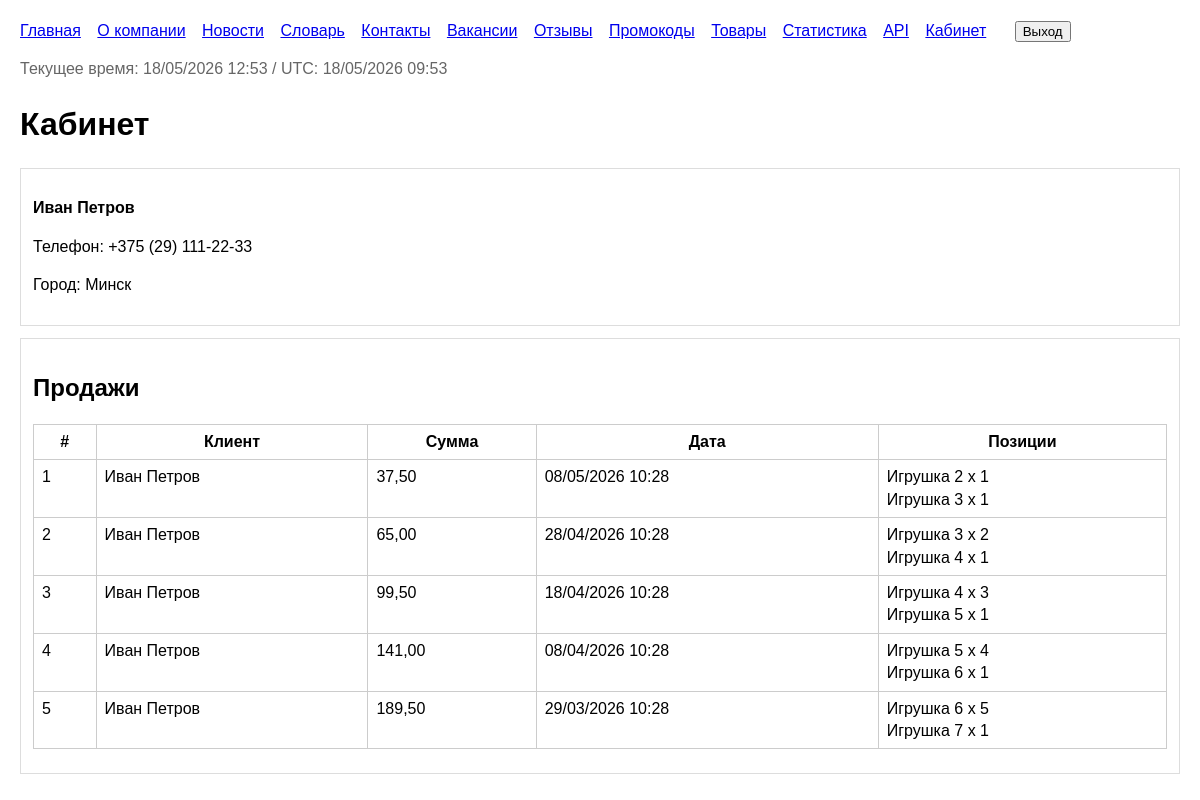
Page /dashboard/ (signed in) on the committed database.
### catalog/models.py (models this page shows, shortened)
class TimeStampedModel(models.Model):
    created_at = models.DateTimeField(auto_now_add=True)
    updated_at = models.DateTimeField(auto_now=True)
    class Meta:
        abstract = True

class Client(TimeStampedModel):
    user = models.OneToOneField(User, on_delete=models.SET_NULL, null=True, blank=True, related_name='client_profile')
    full_name = models.CharField(max_length=200)
    phone = models.CharField(max_length=20, validators=[PHONE_VALIDATOR])
    city = models.CharField(max_length=120)
    address = models.CharField(max_length=255)
    birth_date = models.DateField()
    notes = models.TextField(blank=True)
    class Meta:
        ordering = ['full_name']
    def __str__(self):
        return self.full_name

class Sale(TimeStampedModel):
    client = models.ForeignKey(Client, on_delete=models.PROTECT, related_name='sales')
    employee = models.ForeignKey(Employee, on_delete=models.SET_NULL, null=True, blank=True, related_name='sales')
    promo_code = models.ForeignKey('PromoCode', on_delete=models.SET_NULL, null=True, blank=True, related_name='sales')
    sale_date = models.DateTimeField(default=timezone.now)
    notes = models.TextField(blank=True)
    discount_percent = models.PositiveSmallIntegerField(default=0, validators=[MaxValueValidator(100)])
    total_amount = models.DecimalField(max_digits=12, decimal_places=2, default=Decimal('0.00'))
    products = models.ManyToManyField(Product, through='SaleItem', related_name='sales')
    class Meta:
        ordering = ['-sale_date']

class SaleItem(TimeStampedModel):
    sale = models.ForeignKey(Sale, on_delete=models.CASCADE, related_name='items')
    product = models.ForeignKey(Product, on_delete=models.PROTECT, related_name='sale_items')
    quantity = models.PositiveIntegerField(validators=[MinValueValidator(1)])
    unit_price = models.DecimalField(max_digits=10, decimal_places=2, validators=[MinValueValidator(Decimal('0.01'))])
    class Meta:
        ordering = ['id']
        unique_together = [('sale', 'product')]

class Product(TimeStampedModel):
    code = models.CharField(max_length=30, unique=True)
    name = models.CharField(max_length=200)
    product_type = models.ForeignKey(ProductType, on_delete=models.PROTECT, related_name='products')
    toy_model = models.ForeignKey(ToyModel, on_delete=models.PROTECT, related_name='products')
    tags = models.ManyToManyField(Tag, blank=True, related_name='products')
    price = models.DecimalField(max_digits=10, decimal_places=2, validators=[MinValueValidator(Decimal('0.01'))])
    is_active = models.BooleanField(default=True)
    class Meta:
        ordering = ['name']

### catalog/views.py (the view)
# urls.py: path('dashboard/', views.dashboard, name='dashboard'),
@login_required
def dashboard(request):
    if request.user.is_staff or request.user.is_superuser:
        sales = Sale.objects.select_related('client', 'employee').prefetch_related('items__product')
        profile = getattr(request.user, 'employee_profile', None)
    else:
        profile = getattr(request.user, 'client_profile', None)
        sales = Sale.objects.none()
        if profile is not None:
            sales = Sale.objects.select_related('client', 'employee').prefetch_related('items__product').filter(client=profile)
    return render(request, 'catalog/dashboard.html', page_context(profile=profile, sales=sales))

### catalog/views.py (called while the page is built)
def page_context(**kwargs):
    ctx = {'current_dt': timezone.now()}
    ctx.update(kwargs)
    return ctx

### templates/catalog/dashboard.html (shortened to what this page needs)
{% extends 'catalog/base.html' %}
{% block content %}
<h1>Кабинет</h1>
{% if profile %}
    <div class="card">
        <p><strong>{{ profile }}</strong></p>
        {% if profile.phone %}<p>Телефон: {{ profile.phone }}</p>{% endif %}
        {% if profile.city %}<p>Город: {{ profile.city }}</p>{% endif %}
    </div>
{% endif %}
<div class="card">
    <h2>Продажи</h2>
    <table>
        <tr><th>#</th><th>Клиент</th><th>Сумма</th><th>Дата</th><th>Позиции</th></tr>
        {% for sale in sales %}
            <tr>
                <td>{{ sale.id }}</td>
                <td>{{ sale.client }}</td>
                <td>{{ sale.total_amount }}</td>
                <td>{{ sale.sale_date|date:'d/m/Y H:i' }}</td>
                <td>
                    {% for item in sale.items.all %}
                        {{ item.product.name }} x {{ item.quantity }}{% if not forloop.last %}<br>{% endif %}
                    {% endfor %}
                </td>
            </tr>
        {% empty %}
            <tr><td colspan="5">Нет продаж.</td></tr>
        {% endfor %}
    </table>
</div>
{% endblock %}

### templates/catalog/base.html (style rules this page uses)
body { font-family: Arial, sans-serif; margin: 20px; line-height: 1.4; }
table { border-collapse: collapse; width: 100%; margin: 12px 0; }
th, td { border: 1px solid #ccc; padding: 6px 8px; vertical-align: top; }
.card { border: 1px solid #ddd; padding: 12px; margin: 12px 0; }

### rows in the picture
Client: full_name "Иван Петров", phone "+375 (29) 111-22-33", city "Минск"
Sale: id "1", client "Иван Петров", total_amount "37,50", sale_date "08/05/2026 10:28"
SaleItem: product.name "Игрушка 2", quantity "1"
SaleItem: product.name "Игрушка 3", quantity "1"
Sale: id "2", client "Иван Петров", total_amount "65,00", sale_date "28/04/2026 10:28"
SaleItem: product.name "Игрушка 3", quantity "2"
SaleItem: product.name "Игрушка 4", quantity "1"
Sale: id "3", client "Иван Петров", total_amount "99,50", sale_date "18/04/2026 10:28"
SaleItem: product.name "Игрушка 4", quantity "3"
SaleItem: product.name "Игрушка 5", quantity "1"
Sale: id "4", client "Иван Петров", total_amount "141,00", sale_date "08/04/2026 10:28"
SaleItem: product.name "Игрушка 5", quantity "4"
SaleItem: product.name "Игрушка 6", quantity "1"
Sale: id "5", client "Иван Петров", total_amount "189,50", sale_date "29/03/2026 10:28"
SaleItem: product.name "Игрушка 6", quantity "5"
SaleItem: product.name "Игрушка 7", quantity "1"
